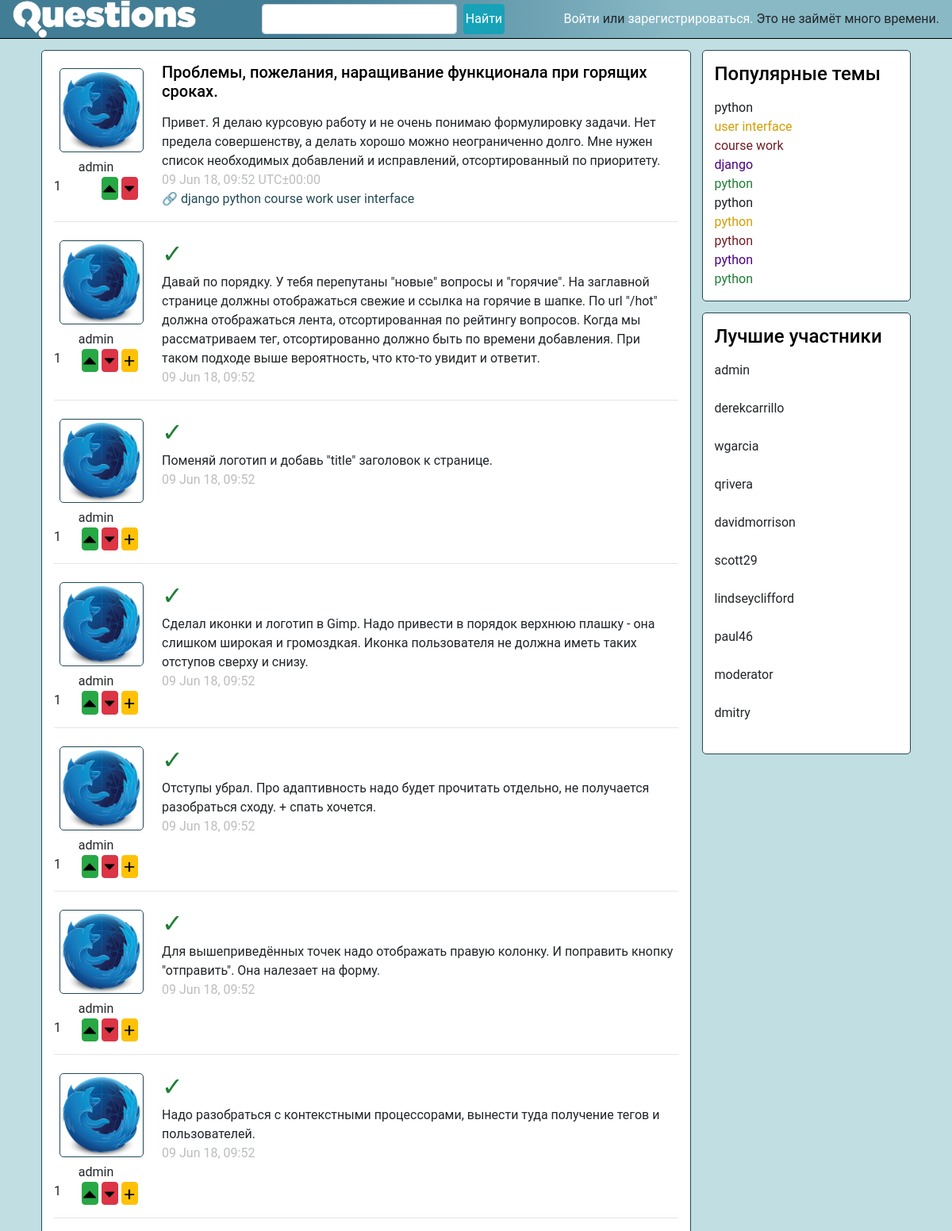
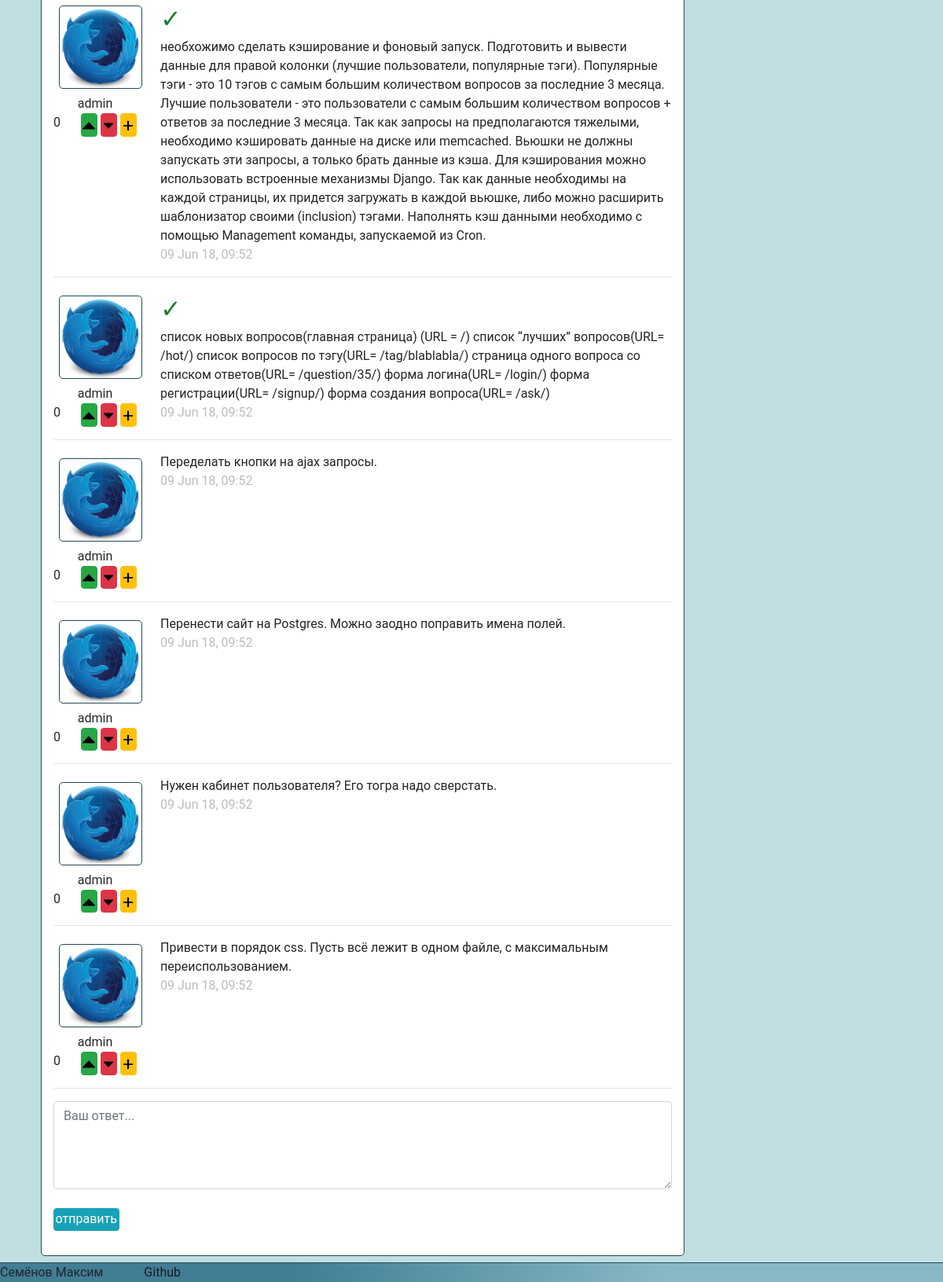
The app's page /question/64/ with its own data (2 pictures, top to bottom).
### question_answer/models.py (models this page shows)
class Question(models.Model):
    id = models.AutoField(primary_key=True)
    title = models.TextField()
    text = models.TextField()
    profile_id = models.ForeignKey(Profile, null=True, on_delete=models.SET_NULL)
    time = models.DateTimeField()
    rating = models.IntegerField(default=0)
    tags = models.ManyToManyField(Tag)

class Tag(models.Model):
    text = models.TextField()

class Answer(models.Model):
    id = models.AutoField(primary_key=True)
    text = models.TextField()
    profile_id = models.ForeignKey(Profile, null=True, on_delete=models.SET_NULL)
    question_id = models.ForeignKey(Question, on_delete=models.CASCADE)
    time = models.DateTimeField()
    best_answer = models.BooleanField()
    rating = models.IntegerField(default=0)

class ExcerptTag(models.Model):
    text = models.TextField()

class ExcerptUsername(models.Model):
    username = models.TextField()

### question_answer/views.py (the view)
# urls.py: path('question/<int:question_id>/', views.one_question_page, name='question'),
def one_question_page(request, question_id=1):
    if request.method == "POST":
        if request.user.is_authenticated:
            form = forms.AnswerForm(request.POST)
            if form.is_valid():
                answer = models.Answer.objects.create(
                    text=form.cleaned_data['answer'],
                    profile_id=request.user.profile,
                    question_id=models.Question.objects.filter(id=question_id).all()[0],
                    time=datetime.now(),
                    best_answer=False,
                    rating=0
                )
                answer.save()
                return http.HttpResponseRedirect(
                    urls.reverse('question', args=[question_id]) + "#ansver" + str(answer.id)
                )
        else:
            form = forms.AnswerForm()
    else:
        form = forms.AnswerForm()
    context = prepearer.prepare_data_for_one_question(question_id)
    context['form'] = form
    return render(request, 'question_answer/one_question_page.html', context=context)

### question_answer/forms.py
class AnswerForm(forms.Form):
    answer = forms.CharField()

### question_answer/context_processors.py (called while the page is built)
def extract_top_tag(request):
    return {
        "excerpt_tags": [i.text for i in models.ExcerptTag.objects.all()]
    }

def extract_top_users(request):
    return {
        "excerpt_usernames": [i.username for i in models.ExcerptUsername.objects.all()]
    }

### question_answer/data_prepearing.py (called while the page is built)
    def __one_question(self, question_id):
        return my_db.Question.objects.filter(id=question_id).get()

### question_answer/templates/question_answer/one_question_page.html (shortened to what this page needs)
{% extends "question_answer/basic_page.html" %}
{% block links_in_header %}
    <link rel="stylesheet" href="/static/question_answer/one_question_page.css" type="text/css">
{% endblock links_in_header %}
{% block main_content %}
    <div class="main-content bordered">
        <div class="row ">
            <div class="col-2">
                <img class="img-filling bordered" src="{{ question.avatar_url }}">
                <div class="text-center">{{ question.nickname }}</div>
                <div class="rating-counter">
                    <span>{{ question.rating }}</span>
<form method="post" action="{% url "evaluation_of_questions" %}">
    <button type="submit" class="btn btn-success btn-up" name="action" value="plus">
        <svg xmlns="http://www.w3.org/2000/svg" class="icon icon--ui__rating-up icon--ui__rating-up_comments">
    <use xlink:href="#icon--ui__rating-up"></use>
</svg>
    </button>
    <button type="submit" class="btn btn-danger btn-down" name="action" value="minus">
        <svg xmlns="http://www.w3.org/2000/svg" class="icon icon--ui__rating-down icon--ui__rating-down_comments">
    <use xlink:href="#icon--ui__rating-down"></use>
</svg>
    </button>
</form>
                </div>
            </div>
            <div class="qestion__content col-10">
                <h5>{{ question.title }}</h5>
                <div>{{ question.text }}</div>
                <time class="question_time">{{ question.time }} UTC±00:00</time>
                <div class="tags-field">
                    🔗
                    {% for tag in question.tags %}
                        <a href="{% url "tag" tag %}">{{ tag }}</a>
                    {% endfor %}
                </div>
            </div>
        </div>
        {% for answer in ansvers %}
            <hr>
            <div id="#ansver{{ answer.id }}">
                <div class="row">
                    <div class="col-2">
                        <img class="img-filling bordered" src="{{ answer.avatar_url }}">
                        <div class="text-center">{{ answer.nickname }}</div>
                        <div class="rating-counter">
                            <span>{{ answer.rating }}</span>
<form method="post" action="{% url "evaluation_of_answers" %}">
    <button type="submit" class="btn btn-success btn-up" name="action" value="plus">
        <svg xmlns="http://www.w3.org/2000/svg"
             class="icon icon--ui__rating-up icon--ui__rating-up_comments">
            <use xlink:href="#icon--ui__rating-up"></use>
        </svg>
    </button>
    <button type="submit" class="btn btn-danger btn-down" name="action" value="minus">
        <svg xmlns="http://www.w3.org/2000/svg"
             class="icon icon--ui__rating-down icon--ui__rating-down_comments">
            <use xlink:href="#icon--ui__rating-down"></use>
        </svg>
    </button>
    <button type="submit" class="btn btn-warning btn-best" name="action" value="best">
        <svg xmlns="http://www.w3.org/2000/svg" class="icon icon--comments__toggle">
            <use xlink:href="#icon--comments__toggle"></use>
        </svg>
    </button>
</form>
                        </div>
                    </div>
                    <div class="qestion__content col-10">
                        {% if answer.best_answer %}
                            <span class="best_answer">✓</span>
                        {% endif %}
                        <div>{{ answer.text }}</div>
                        <div class="question_time">{{ question.time }}</div>
                    </div>
                </div>
            </div>
        {% endfor %}
        <hr>
        <div class="form-group">
            <form method="post" action="{{ request.get_full_path }}">
                <div>
            <textarea class="form-control"
                      id="AnsverTextarea"
                      name="{{ form.answer.html_name }}"
                      rows="3"
                      placeholder="Ваш ответ..."
            >{{ form.answer.value | default_if_none:'' }}</textarea>
                </div>
                <br/>
                <input type="submit" class="btn btn-info" value="отправить">
            </form>
        </div>
    </div>
{% endblock main_content %}

### question_answer/templates/question_answer/basic_page.html (shortened to what this page needs)
<!DOCTYPE html>
<html lang="en">
<head>
    <link type="text/css" rel="stylesheet" href="/static/bootstrap/bootstrap.min.css">
    <link type="text/css" rel="stylesheet" href="/static/question_answer/basic_page.css">
    {% load static %}
    {% block links_in_header %}{% endblock links_in_header %}
</head>
<body>
<header class="gradient_backgraund">
    <a class="d-flex" href="/"><img class="logo" src="/static/img/question-logo-white.png"/></a>
    <form class="d-flex flex-row">
        <input class="form-control search-field" placeholder="" type="text">
        <button class="btn btn-info" type="submit">Найти</button>
    </form>
    {% if user.is_authenticated %}
        <div class="avatar-wrapper">
            <div class="">
                <img src="{{ user.profile.avatar.url }}" class="user-avatar bordered">
            </div>
            <div class="action-login">
                <h5 class="nickname">{{ user.first_name }}</h5>
                <a href="{% url "settings" %}">Настройки</a>
                <form class="logout-link" action="{% url "logout" %}" method="POST">
                    {% csrf_token %}
                    <input class="btn btn-link" type="submit" value="Выйти">
                </form>
            </div>
        </div>
    {% else %}
        <div><a href="{% url "login" %}">Войти</a> или <a href="{% url "signup" %}">зарегистрироваться.</a> Это не
            займёт много времени.
        </div>
    {% endif %}
</header>
<div class="container d-flex flex-column flex-lg-row flex-xl-row">
    <main class="right-column">
        {% block main_content %}{% endblock main_content %}
    </main>
    <div class="d-flex flex-row col-12 flex-lg-column col-lg-3 flex-xl-column col-xl-3 left-column">
        <div class="popular-tags-wrapper bordered flex-column">
            <h4 class="d-flex">Популярные темы</h4>
            <div class="popular-tags d-flex flex-column">
                {% for tag in excerpt_tags %}
                    <a class="d-flex" href="{% url 'tag' tag %}">{{ tag }}</a>
                {% endfor %}
            </div>
        </div>
        <div class="best-members-wrapper bordered flex-column">
            <h4 class="d-flex">Лучшие участники</h4>
            <div class="best-members d-flex flex-column">
                {% for username in excerpt_usernames %}
                    <div class="member d-flex">{{ username }}</div><br>
                {% endfor %}
            </div>
        </div>
    </div>
</div>
<div class="crutch_for_footer"></div>
<footer class="gradient_backgraund">
    <span>Семёнов Максим</span>
    <a href="https://github.com/OlegSchwann/Technopark-Web" class="github_link">Github</a>
</footer>
</body>
</html>

### static/question_answer/basic_page.css (style rules this page uses)
.bordered { border: 1px solid #234a56; border-radius: 5px; background: white; margin: 7px; }
h1, h2, h3, h4, h5, h6 { margin-bottom: 1pc; margin-top: 0; color: #000000; }
a { color: #234a56; }
html { position: relative; min-height: 100%; }
body { font-family: "Roboto", "Lucida Grande", "DejaVu Sans", "Bitstream Vera Sans", Verdana, Arial, sans-serif; background: #c1dee2; margin: 0; }
header { display: flex; flex-direction: row; justify-content: space-between; align-items: center; padding-left: 1rem; padding-right: 1rem; border-bottom: solid black 1px; margin-bottom: 7px; }
.gradient_backgraund { background: #417d95; background: -moz-linear-gradient(left, #417d95 31%, #89b9c5 71%); background: -webkit-linear-gradient(left, #417d95 31%, #89b9c5 71%); background: linear-gradient(to right, #417d95 31%, #89b9c5 71%); filter: progid:DXImageTransform.Microsoft.gradient(startColorstr='#417d95', endColorstr='#89b9c5', GradientType=1); }
.gradient_backgraund a, .btn-link, .btn-link:hover { color: #ffffff; }
.logo { height: 3rem; }
.search-field { margin-left: 0.5rem; margin-right: 0.5rem; width: auto; display: flex; flex-grow: 1; }
.img-filling { max-width: 100%; min-width: 100%; }
.left-column { padding-left: 0; padding-right: 0; margin: 0; align-content: stretch; }
.right-column { padding-right: 0; }
.popular-tags-wrapper { display: flex; flex-grow: 1; padding: 15px; margin-bottom: 7px; }
.popular-tags a:nth-child(5n+0) { color: #1e7e34; }
.popular-tags a:nth-child(5n+1) { color: #1d2124; }
.popular-tags a:nth-child(5n+2) { color: #d39e00; }
.popular-tags a:nth-child(5n+3) { color: #721c24; }
.popular-tags a:nth-child(5n+4) { color: indigo; }
.best-members-wrapper { display: flex; flex-grow: 1; padding: 15px; }
.best-members { display: flex; flex-direction: column; }
.member { display: block; }
@media (min-width: 960px) { .left-column { align-content: flex-start; } }
@media (min-width: 960px) { .popular-tags-wrapper { flex-grow: 0; } }
@media (min-width: 960px) { .best-members-wrapper { flex-grow: 0; } }
.question_time { opacity: 0.3; }
.crutch_for_footer { min-height: calc(1.6rem + 1px); }
footer { position: absolute; bottom: 0; width: 100%; margin-top: 7px; border-top: 1px solid #234a56; height: 1.6rem; }
.github_link { color: #1b1e21 !important; margin-left: 3rem; }

### static/question_answer/one_question_page.css (style rules this page uses)
.main-content { padding: 15px; min-height: 50rem; }
.rating-counter { display: flex; flex-direction: row; align-content: center; justify-content: space-between; }
.btn { padding: 0.1rem; }
.btn-up svg { width: 1rem; height: 1rem; }
.btn-down svg { width: 1rem; height: 1rem; padding: 0.1rem; }
.btn-best svg { width: 1rem; height: 1rem; padding: 0.1rem; }
textarea { min-height: 7rem; }
.best_answer { font-size: 2rem; color: #1e7e34; }

### records on screen
Question: title "Проблемы, пожелания, наращивание функционала при горящих сроках.", text "Привет. Я делаю курсовую работу и не очень понимаю формулировку задачи. Нет предела совершенству, а делать хорошо можно неограниченно долго. Мне нужен список необходимых добавлений и исправлений, отсортированный по приоритету."
Tag: tags "django"
Tag: tags "python"
Tag: tags "course work"
Tag: tags "user interface"
Answer: text "Давай по порядку. У тебя перепутаны \"новые\" вопросы и \"горячие\". На заглавной странице должны отображаться свежие и ссылка на горячие в шапке. По url \"/hot\" должна отображаться лента, отсортированная по рейтингу вопросов. Когда мы рассматриваем тег, отсортированно должно быть по времени добавления. При таком подходе выше вероятность, что кто-то увидит и ответит."
Answer: text "Поменяй логотип и добавь \"title\" заголовок к странице."
Answer: text "Сделал иконки и логотип в Gimp. Надо привести в порядок верхнюю плашку - она слишком широкая и громоздкая. Иконка пользователя не должна иметь таких отступов сверху и снизу."
Answer: text "Отступы убрал. Про адаптивность надо будет прочитать отдельно, не получается разобраться сходу. + спать хочется."
Answer: text "Для вышеприведённых точек надо отображать правую колонку. И поправить кнопку \"отправить\". Она налезает на форму."
Answer: text "Надо разобраться с контекстными процессорами, вынести туда получение тегов и пользователей."
Answer: text "необхожимо сделать кэширование и фоновый запуск. Подготовить и вывести данные для правой колонки (лучшие пользователи, популярные тэги). Популярные тэги - это 10 тэгов с самым большим количеством вопросов за последние 3 месяца. Лучшие пользователи - это пользователи с самым большим количеством вопросов + ответов за последние 3 месяца. Так как запросы на предполагаются тяжелыми, необходимо кэшировать данные на диске или memcached. Вьюшки не должны запускать эти запросы, а только брать данные из кэша. Для кэширования можно использовать встроенные механизмы Django. Так как данные необходимы на каждой страницы, их придется загружать в каждой вьюшке, либо можно расширить шаблонизатор своими…"
Answer: text "cписок новых вопросов(главная страница) (URL = /) cписок “лучших” вопросов(URL= /hot/) cписок вопросов по тэгу(URL= /tag/blablabla/) cтраница одного вопроса со списком ответов(URL= /question/35/) форма логина(URL= /login/) форма регистрации(URL= /signup/) форма создания вопроса(URL= /ask/)"
Answer: text "Переделать кнопки на ajax запросы."
Answer: text "Перенести сайт на Postgres. Можно заодно поправить имена полей."
Answer: text "Нужен кабинет пользователя? Его тогра надо сверстать."
Answer: text "Привести в порядок css. Пусть всё лежит в одном файле, с максимальным переиспользованием."
ExcerptTag: excerpt_tags "python"
ExcerptTag: excerpt_tags "user interface"
ExcerptTag: excerpt_tags "course work"
ExcerptTag: excerpt_tags "django"
ExcerptTag: excerpt_tags "python"
ExcerptTag: excerpt_tags "python"
ExcerptTag: excerpt_tags "python"
ExcerptTag: excerpt_tags "python"
ExcerptTag: excerpt_tags "python"
ExcerptTag: excerpt_tags "python"
ExcerptUsername: excerpt_usernames "admin"
ExcerptUsername: excerpt_usernames "derekcarrillo"
ExcerptUsername: excerpt_usernames "wgarcia"
ExcerptUsername: excerpt_usernames "qrivera"
ExcerptUsername: excerpt_usernames "davidmorrison"
ExcerptUsername: excerpt_usernames "scott29"
ExcerptUsername: excerpt_usernames "lindseyclifford"
ExcerptUsername: excerpt_usernames "paul46"
ExcerptUsername: excerpt_usernames "moderator"
ExcerptUsername: excerpt_usernames "dmitry"

### other values on screen
{{ question.nickname }} "admin"
{{ question.rating }} "1"
{{ question.time }} "09 Jun 18, 09:52"
{{ answer.nickname }} "admin" "admin" "admin" "admin" "admin" "admin" "admin" "admin" "admin" "admin" "admin" "admin"
{{ answer.rating }} "1" "1" "1" "1" "1" "1" "0" "0" "0" "0" "0" "0"
{{ question.time }} "09 Jun 18, 09:52" "09 Jun 18, 09:52" "09 Jun 18, 09:52" "09 Jun 18, 09:52" "09 Jun 18, 09:52" "09 Jun 18, 09:52" "09 Jun 18, 09:52" "09 Jun 18, 09:52" "09 Jun 18, 09:52" "09 Jun 18, 09:52" "09 Jun 18, 09:52" "09 Jun 18, 09:52"
